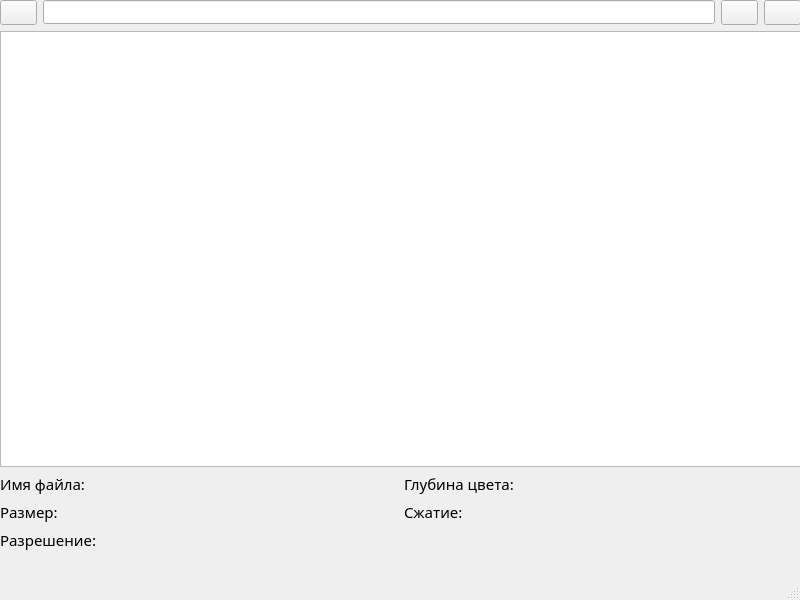
<?xml version="1.0" encoding="UTF-8"?>
<ui version="4.0">
 <class>MainWindow</class>
 <widget class="QMainWindow" name="MainWindow">
  <property name="geometry">
   <rect>
    <x>0</x>
    <y>0</y>
    <width>800</width>
    <height>600</height>
   </rect>
  </property>
  <property name="windowTitle">
   <string>MainWindow</string>
  </property>
  <widget class="QWidget" name="centralwidget">
   <widget class="QWidget" name="layoutWidget">
    <property name="geometry">
     <rect>
      <x>0</x>
      <y>0</y>
      <width>801</width>
      <height>551</height>
     </rect>
    </property>
    <property name="font">
     <font>
      <family>Cascadia Code</family>
     </font>
    </property>
    <layout class="QVBoxLayout" name="verticalLayout_2">
     <item>
      <layout class="QHBoxLayout" name="horizontalLayout">
       <item>
        <widget class="QPushButton" name="pushButton">
         <property name="text">
          <string/>
         </property>
        </widget>
       </item>
       <item>
        <widget class="QLineEdit" name="lineEdit">
         <property name="font">
          <font>
           <family>Cascadia Code</family>
           <pointsize>8</pointsize>
          </font>
         </property>
         <property name="readOnly">
          <bool>false</bool>
         </property>
        </widget>
       </item>
       <item>
        <widget class="QPushButton" name="pushButton_2">
         <property name="text">
          <string/>
         </property>
        </widget>
       </item>
       <item>
        <widget class="QPushButton" name="pushButton_3">
         <property name="text">
          <string/>
         </property>
        </widget>
       </item>
      </layout>
     </item>
     <item>
      <widget class="QListView" name="listView"/>
     </item>
     <item>
      <layout class="QVBoxLayout" name="verticalLayout">
       <item>
        <layout class="QHBoxLayout" name="horizontalLayout_2">
         <item>
          <widget class="QLabel" name="lbName">
           <property name="font">
            <font>
             <family>Cascadia Code</family>
             <pointsize>11</pointsize>
            </font>
           </property>
           <property name="text">
            <string>Имя файла:</string>
           </property>
          </widget>
         </item>
         <item>
          <widget class="QLabel" name="setName">
           <property name="font">
            <font>
             <family>Cascadia Code</family>
             <pointsize>11</pointsize>
            </font>
           </property>
           <property name="text">
            <string/>
           </property>
          </widget>
         </item>
         <item>
          <widget class="QLabel" name="lbDepth">
           <property name="font">
            <font>
             <family>Cascadia Code</family>
             <pointsize>11</pointsize>
            </font>
           </property>
           <property name="text">
            <string>Глубина цвета:</string>
           </property>
          </widget>
         </item>
         <item>
          <widget class="QLabel" name="setDepth">
           <property name="font">
            <font>
             <family>Cascadia Code</family>
             <pointsize>11</pointsize>
            </font>
           </property>
           <property name="text">
            <string/>
           </property>
          </widget>
         </item>
        </layout>
       </item>
       <item>
        <layout class="QHBoxLayout" name="horizontalLayout_3">
         <item>
          <widget class="QLabel" name="lbSize">
           <property name="font">
            <font>
             <family>Cascadia Code</family>
             <pointsize>11</pointsize>
            </font>
           </property>
           <property name="text">
            <string>Размер:</string>
           </property>
          </widget>
         </item>
         <item>
          <widget class="QLabel" name="setSize">
           <property name="font">
            <font>
             <family>Cascadia Code</family>
             <pointsize>11</pointsize>
            </font>
           </property>
           <property name="text">
            <string/>
           </property>
          </widget>
         </item>
         <item>
          <widget class="QLabel" name="lbCompr">
           <property name="font">
            <font>
             <family>Cascadia Code</family>
             <pointsize>11</pointsize>
            </font>
           </property>
           <property name="text">
            <string>Сжатие:</string>
           </property>
          </widget>
         </item>
         <item>
          <widget class="QLabel" name="setCom">
           <property name="font">
            <font>
             <family>Cascadia Code</family>
             <pointsize>11</pointsize>
            </font>
           </property>
           <property name="text">
            <string/>
           </property>
          </widget>
         </item>
        </layout>
       </item>
       <item>
        <layout class="QHBoxLayout" name="horizontalLayout_4">
         <item>
          <widget class="QLabel" name="lbResolution">
           <property name="font">
            <font>
             <family>Cascadia Code</family>
             <pointsize>11</pointsize>
            </font>
           </property>
           <property name="text">
            <string>Разрешение:</string>
           </property>
          </widget>
         </item>
         <item>
          <widget class="QLabel" name="setRes">
           <property name="font">
            <font>
             <family>Cascadia Code</family>
             <pointsize>11</pointsize>
            </font>
           </property>
           <property name="text">
            <string/>
           </property>
          </widget>
         </item>
        </layout>
       </item>
      </layout>
     </item>
    </layout>
   </widget>
  </widget>
  <widget class="QMenuBar" name="menubar">
   <property name="geometry">
    <rect>
     <x>0</x>
     <y>0</y>
     <width>800</width>
     <height>26</height>
    </rect>
   </property>
  </widget>
  <widget class="QStatusBar" name="statusbar"/>
 </widget>
 <resources/>
 <connections/>
</ui>
